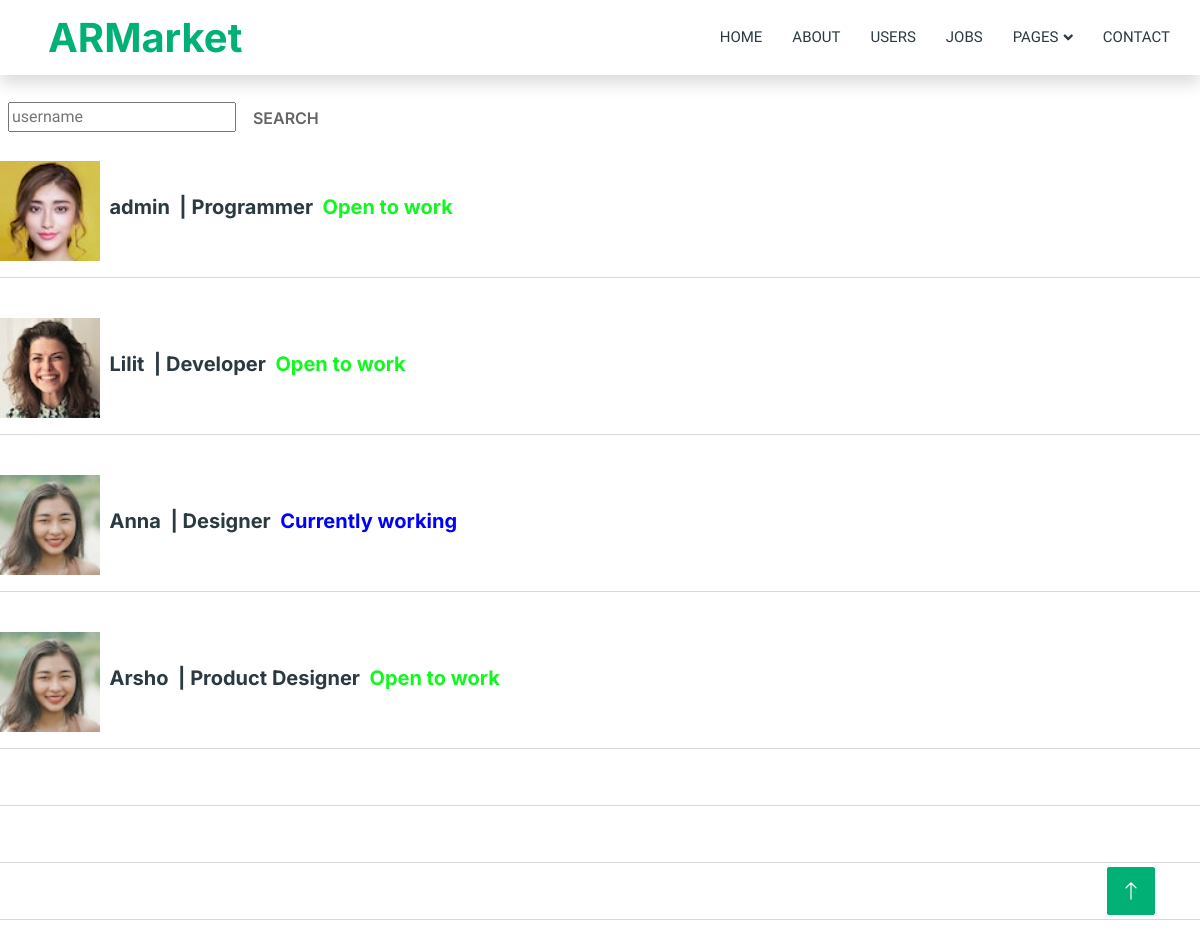
The page /searchuser/ on the database its author committed.
### main/models.py (models this page shows, shortened)
class UserInfo(models.Model):
    obj=models.ForeignKey(User,on_delete=models.CASCADE,related_name='userp')
    img=models.ImageField('imagers',upload_to='users')
    prof=models.CharField('profession',max_length=255)
    about=models.TextField('about',blank=True)
    education=models.CharField('Education',blank=True,max_length=255)
    licenses=models.CharField('Licenses & certificationsLicenses',blank=True,max_length=255)
    skills=models.CharField('skills',max_length=500,blank=True)
    open=models.BooleanField('Open to work',default=True)
    points=models.IntegerField(default=10)
    register_dt=models.DateTimeField(auto_now_add=True,null=True)
    class Meta:
        verbose_name='User Info'
        verbose_name_plural='Users info'

### main/views.py (the view)
# urls.py: path('searchuser/',SearchUser.as_view(),name='searchuser'),
class SearchUser(ListView):
    template_name = 'searchuser.html'
    def get(self,request):
        me=request.user
        user=User.objects.all()
        subuser=User.objects.filter()
        context={
            'me':me,
            'user':user,
            'subuser':subuser,
                }
        return render(request,self.template_name,context)

### main/Templates/searchuser.html (shortened to what this page needs)
{% load static %}
<!DOCTYPE html>
<html lang="en">
<head>
    <link href="https://cdnjs.cloudflare.com/ajax/libs/font-awesome/5.10.0/css/all.min.css" rel="stylesheet">
    <link href="https://cdn.jsdelivr.net/npm/bootstrap-icons@1.4.1/font/bootstrap-icons.css" rel="stylesheet">
    <link href="{% static 'lib/animate/animate.min.css' %}" rel="stylesheet">
    <link href="{% static 'lib/owlcarousel/assets/owl.carousel.min.css' %}" rel="stylesheet">
    <link href="{% static 'css/bootstrap.min.css' %}" rel="stylesheet">
    <link href="{% static 'css/style.css' %}" rel="stylesheet">
    <link href="https://cdnjs.cloudflare.com/ajax/libs/font-awesome/5.10.0/css/all.min.css" rel="stylesheet">
    <link href="https://cdn.jsdelivr.net/npm/bootstrap-icons@1.4.1/font/bootstrap-icons.css" rel="stylesheet">
    <link href="{% static 'lib/animate/animate.min.css' %}" rel="stylesheet">
    <link href="{% static 'lib/owlcarousel/assets/owl.carousel.min.css' %}" rel="stylesheet">
    <link href="{% static 'css/bootstrap.min.css' %}" rel="stylesheet">
    <link href="{% static 'css/style.css' %}" rel="stylesheet">
</head>
<body>
    <div class="container-xxl bg-white p-0">
        <nav class="navbar navbar-expand-lg bg-white navbar-light shadow sticky-top p-0">
            <a href="{% url 'home' %}" class="navbar-brand d-flex align-items-center text-center py-0 px-4 px-lg-5">
                <h1 class="m-0 text-primary">ARMarket</h1>
            </a>
            <div class="collapse navbar-collapse" id="navbarCollapse">
                <div class="navbar-nav ms-auto p-4 p-lg-0">
                    <a href="{% url 'home' %}" class="nav-item nav-link">Home</a>
                    <a href="{% url 'about' %}" class="nav-item nav-link">About</a>
                    <a href="{% url 'searchuser' %}" class="nav-item nav-link">Users</a>
                        <a href="{% url 'joblist' %}" class="nav-link dropdown">Jobs</a>
                    <div class="nav-item dropdown">
                        <a href="#" class="nav-link dropdown-toggle" data-bs-toggle="dropdown">Pages</a>
                    </div>
                    <a href="{% url 'contact' %}" class="nav-item nav-link">Contact</a>
                    </div>
            </div>
        </nav>
        <br>
    <form action="{% url 'searchworker' %}" method="get">
        &nbsp;&nbsp;<input type="text" type="search" name="u" placeholder="username">
        <button class="btn"> Search</button>
        </form>
    <br>
    {% for i in user %}
    {% if i.is_active %}
    <a href="{% url 'user' i.id %}">
        {% for j in i.userp.all %}
        <div style="display: flex; align-items: center;">
            <img src="{{ j.img.url }}" alt="" width="100px">
            <h5>&nbsp;&nbsp;{{ i.username }}</h5><br>
              <h5>&nbsp;&nbsp;|  {{ j.prof }}</h5>
                {% if j.open %}
                    <h5 style="color: rgb(16, 248, 32);">&nbsp;&nbsp;Open to work</h5>
                {% else %}
                    <h5 style="color: blue;">&nbsp;&nbsp;Currently working</h5>
                {% endif %}
        </div>
        {% endfor %}
    </a>
    <hr><br>
    {% endif %}
    {% endfor %}
<a href="#" class="btn btn-lg btn-primary btn-lg-square back-to-top"><i class="bi bi-arrow-up"></i></a>
</div>
</body>
</html>

### main/static/css/style.css (style rules this page uses)
:root { --primary: #00B074; --secondary: #2B9BFF; --light: #EFFDF5; --dark: #2B3940; }
.back-to-top { position: fixed; display: none; right: 45px; bottom: 45px; z-index: 99; }
.btn { font-family: 'Inter', sans-serif; font-weight: 600; transition: .5s; }
.btn.btn-primary, .btn.btn-secondary { color: #FFFFFF; }
.btn-lg-square { width: 48px; height: 48px; }
.btn-square, .btn-sm-square, .btn-lg-square { padding: 0; display: flex; align-items: center; justify-content: center; font-weight: normal; border-radius: 2px; }
.navbar .dropdown-toggle::after { border: none; content: "\f107"; font-family: "Font Awesome 5 Free"; font-weight: 900; vertical-align: middle; margin-left: 5px; transition: .5s; }
.navbar-dark .navbar-nav .nav-link, .navbar-light .navbar-nav .nav-link { margin-right: 30px; padding: 25px 0; color: #FFFFFF; font-size: 15px; text-transform: uppercase; outline: none; }
.navbar-light .navbar-brand, .navbar-light a.btn { height: 75px; }
.navbar-light .navbar-nav .nav-link { color: var(--dark); font-weight: 500; }
.navbar-light.sticky-top { top: -100px; transition: .5s; }

### main/Templates/searchuser.html (style rules this page uses)
.btn { --color: #00A97F; --color2: rgb(10, 25, 30); padding: 0.8em 1.75em; background-color: transparent; border-radius: 6px; border: .3px solid var(--color); transition: .5s; position: relative; overflow: hidden; cursor: pointer; z-index: 1; font-weight: 300; font-size: 10px; font-family: 'Roboto', 'Segoe UI', sans-serif; text-transform: uppercase; color: var(--color); }
.btn::after, .btn::before { content: ''; display: block; height: 100%; width: 100%; transform: skew(90deg) translate(-50%, -50%); position: absolute; inset: 50%; left: 25%; z-index: -1; transition: .5s ease-out; background-color: var(--color); }
.btn::before { top: -50%; left: -25%; transform: skew(90deg) rotate(180deg) translate(-50%, -50%); }

### rows shown on the page
UserInfo: img (picture), prof "Programmer", open "Open to work"
UserInfo: img (picture), prof "Developer", open "Open to work"
UserInfo: img (picture), prof "Designer", open "Currently working"
UserInfo: img (picture), prof "Product Designer", open "Open to work"

### other values the page prints
{{ i.username }} "admin"
{{ i.username }} "Lilit"
{{ i.username }} "Anna"
{{ i.username }} "Arsho"
